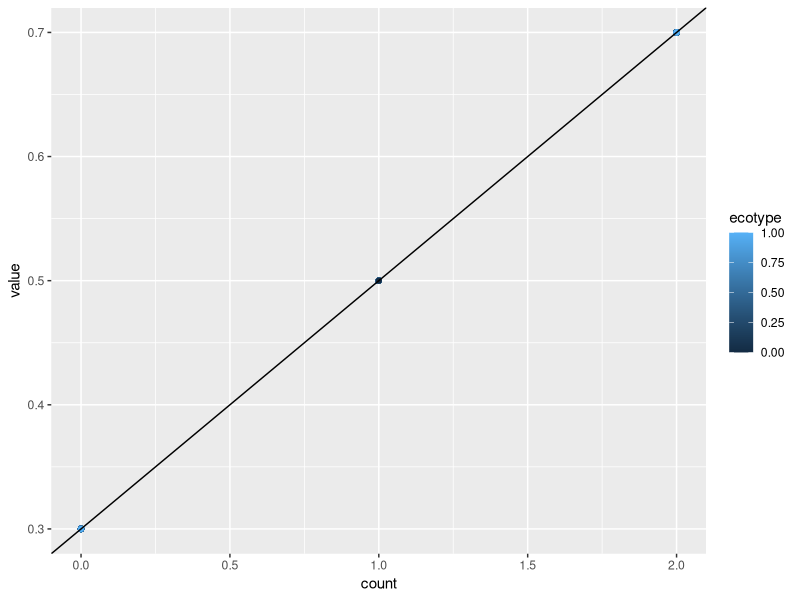

Here is the R script that generated this plot:
# Variance decomposition
#=========================
# Here we test our variance decomposition procedure
# We simulate genetic values for a focal locus across a population of individuals
# Genotypes and ecotypes are assigned at random
# We calculate the various variance components within and across ecotypes
# Using our equations and comparing them with brute-force variance calculation

rm(list = ls())

library(tidyverse)

# Simulate the data
gmeans <- c(0.3, 0.5, 0.7)
data <- map_dfc(gmeans, ~ rnorm(100, .x, 0))
colnames(data) <- c("aa", "Aa", "AA")
data <- data %>% pivot_longer(cols = colnames(data), names_to = "genotype")
data <- data %>% mutate(count = str_count(genotype, "A"))
data <- data %>% mutate(ecotype = rbinom(nrow(data), 1, 0.5))

# Summaries per ecotype per genotype
smr <- data %>%
  group_by(ecotype, count) %>%
  summarize(
    n = n(),
    sumgen = sum(value),
    ssqgen = sum(value^2)
  ) %>%
  ungroup()

# Function to extract a matrix of interest
get_matrix <- function(data, variable) {
  data %>% 
    select(ecotype, count, !!!variable) %>%
    pivot_wider(names_from = "count", values_from = variable) %>%
    select(-ecotype) %>%
    as.matrix()
}

# Calculate the marginal sums in a matrix
marginalize <- function(m) {
  m <- cbind(m, apply(m, 1, sum))
  rbind(m, apply(m, 2, sum))
}

# Biased variance estimate
var_raw <- function(x) mean(x^2) - mean(x)^2

# Extract the matrices of interest
gcounts <- marginalize(get_matrix(smr, "n"))
gsumgen <- marginalize(get_matrix(smr, "sumgen"))
gssqgen <- marginalize(get_matrix(smr, "ssqgen"))

# Total population size
n <- gcounts[3, 4]

# Population-wide mean allele count and genetic value  
meang <- gsumgen[3, 4] / n
meanq <- (gcounts[3, 2] + 2 * gcounts[3, 3]) / n 

# Check
meang == mean(data$value)
meanq == mean(data$count)

# Calculate variance in allele counts and covariance between genetic value and
# allele counts
covqg <- (2 * gsumgen[3, 3] + gsumgen[3, 2]) / n - meanq * meang
varq <- (4 * gcounts[3, 3] + gcounts[3, 2]) / n - meanq^2

# Check
covqg == mean(with(data, count * value)) - meanq * meang
varq == var_raw(data$count)

# Calculate the average mutational effect (slope of the regression line)
alpha <- covqg / varq

# Run a linear model
mod <- lm(value ~ count, data = data)
intercept <- mod$coefficients[1]
slope <- mod$coefficients[2]

# Check the slope
alpha == slope

# Compute genotype means and additive expected values
gexpec <- map_dbl(0:2, ~ meang + alpha * (.x - meanq))
gmeans <- map2_dbl(gsumgen[3, 1:3], gcounts[3, 1:3], ~ .x / .y)

# Check
gexpec == map_dbl(0:2, ~ intercept + alpha * .x)
gmeans == tapply(data$value, data$count, mean)

# Compute breeding values and dominance deviations
beta <- gexpec - meang
delta <- gmeans - gexpec

# Compute additive variance and check
varA <- apply(gcounts, 1, function(x) sum(x[1:3] * beta^2) / x[4] - (sum(x[1:3] * beta) / x[4])^2)
rbind(varA, apply(gcounts, 1, function(x) var_raw(do.call("c", map2(beta, x[1:3], ~ rep(.x, .y))))))

# Compute dominance variance and check
varD <- apply(gcounts, 1, function(x) sum(x[1:3] * delta^2) / x[4] - (sum(x[1:3] * delta) / x[4])^2)
rbind(varD, apply(gcounts, 1, function(x) var_raw(do.call("c", map2(delta, x[1:3], ~ rep(.x, .y))))))

# Function to compute a given residual variance component (interaction or all non-additive)
get_resid_var <- function(i, from) {
  
  msq <- gssqgen[i, 4] - 2 * sum(from * gsumgen[i, 1:3]) + sum(gcounts[i, 1:3] * from^2) 
  msq <- msq / gcounts[i, 4]
  sqm <- gsumgen[i, 4] - sum(gcounts[i, 1:3] * from)
  sqm <- (sqm / gcounts[i, 4])^2
  msq - sqm
  
}

# Compute the interaction and non-additive variance
varI <- map_dbl(1:3, get_resid_var, gmeans)
varN <- map_dbl(1:3, get_resid_var, gexpec)

# Add interaction and non-additive residuals to the individual-wise dataset
data <- data %>%
  mutate(
    epsilon = value - gmeans[count + 1],
    gamma = value - gexpec[count + 1]
  )

# Check
rbind(varI, c(tapply(data$epsilon, data$ecotype, var_raw), var_raw(data$epsilon)))
rbind(varN, c(tapply(data$gamma, data$ecotype, var_raw), var_raw(data$gamma)))

# Plot ther regression
ggplot(data, aes(x = count, y = value, color = ecotype)) +
  geom_point() +
  geom_abline(intercept = intercept, slope = alpha)

# Conclusion here: the equations used in variance decomposition are valid
# indeed the non-additive variance is zero when the simulation is entirely additive
# this means there must be a problem in the C++ implementation